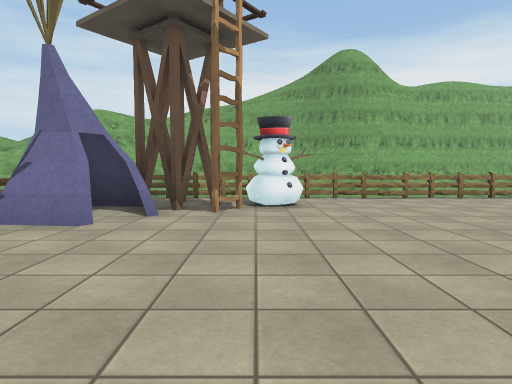
View 1 (above)

21 first-person views from a walk through a Unity game level. The camera is 1.3 m above the floor, tilts 4° down and sees 75° across. The floor is counted in squares, 2 m on a side. Each view is taken from the middle of a square. On the plan, view 1 faces up. The plan holds only what a view shows up to about 10 squares ahead; the rest is blank. The place goes on beyond the plan. The player character is not drawn. Some animated figures are not drawn. Some surface patterns are stand-ins.

View 2
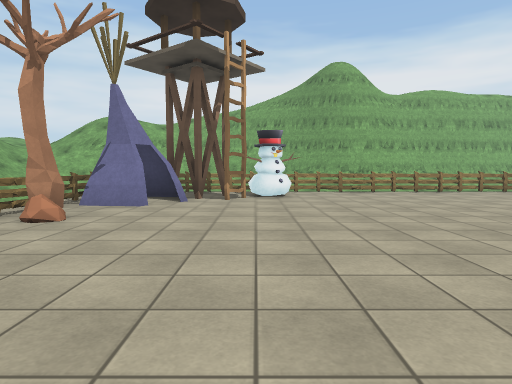

View 3
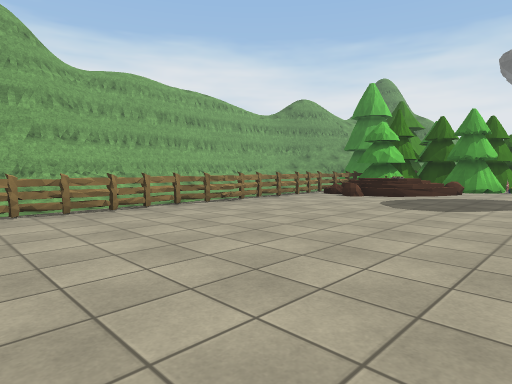

View 4
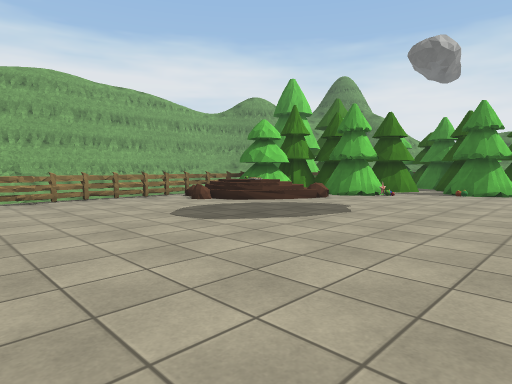

View 5
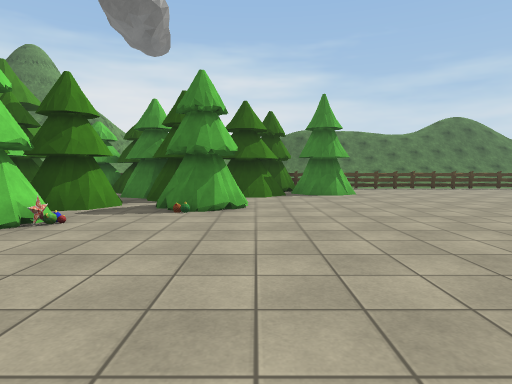

View 6
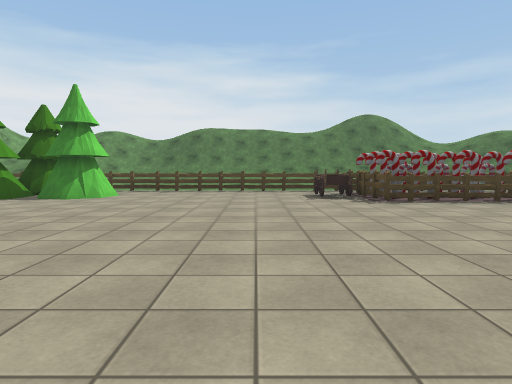

View 7
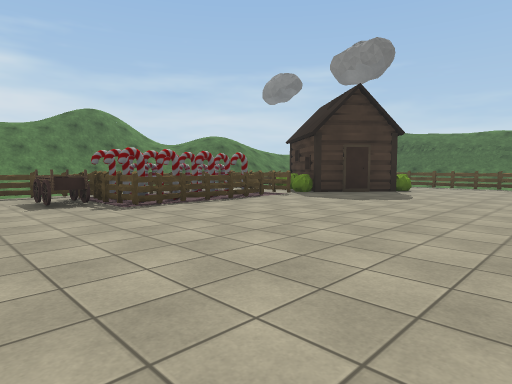

View 8
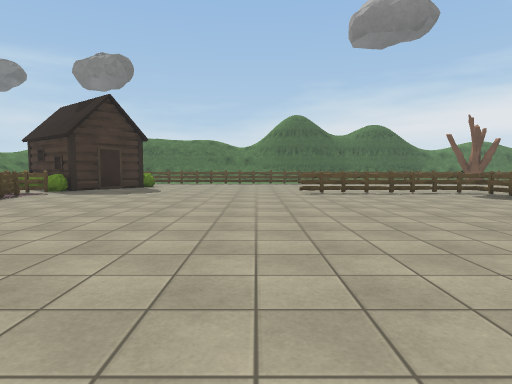

View 9
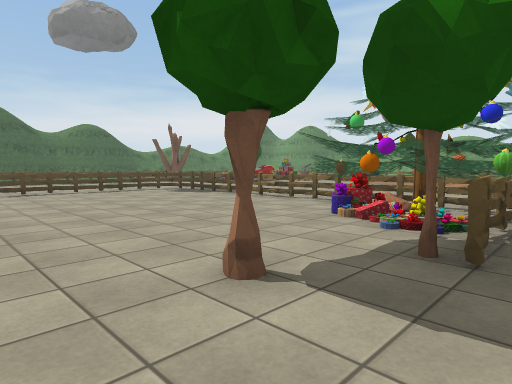

View 10
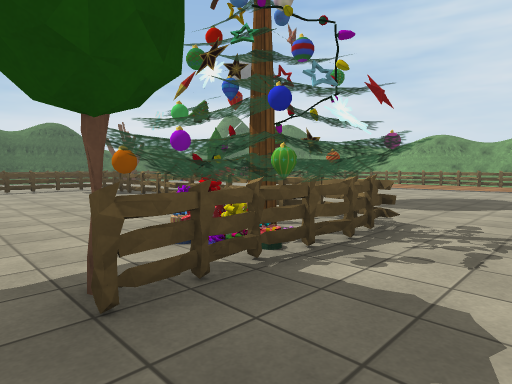

View 11
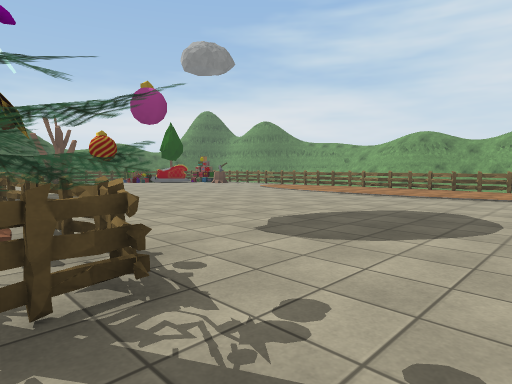

View 12
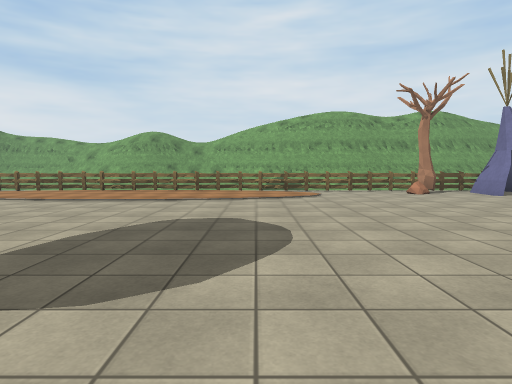

View 13
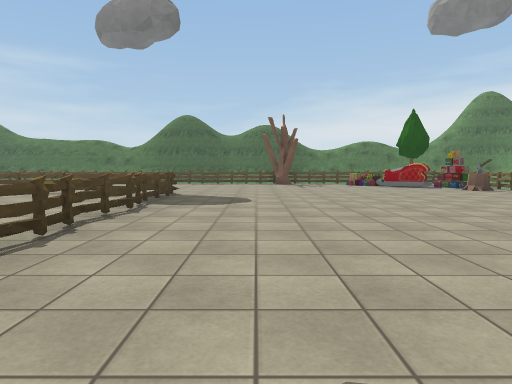

View 14
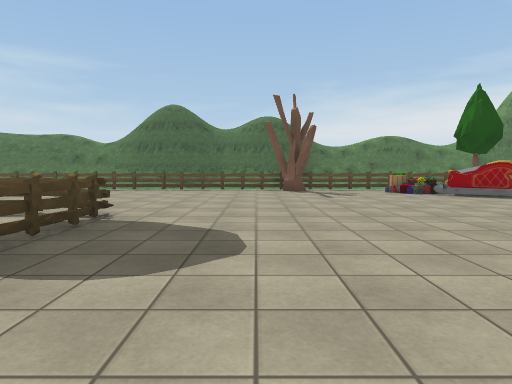

View 15
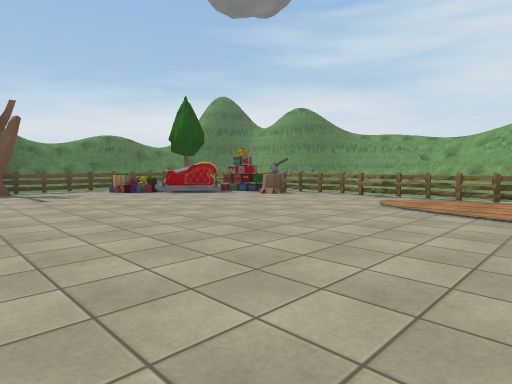

View 16
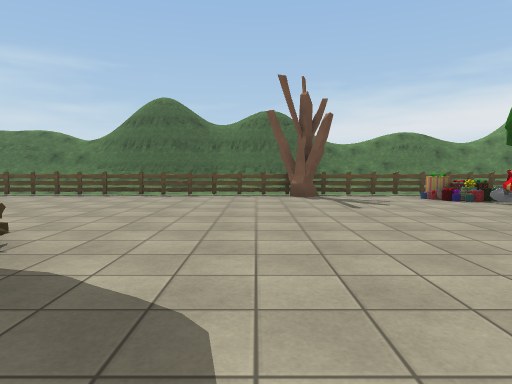

View 17
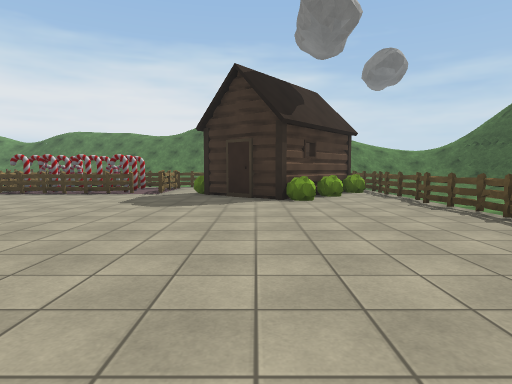

View 18
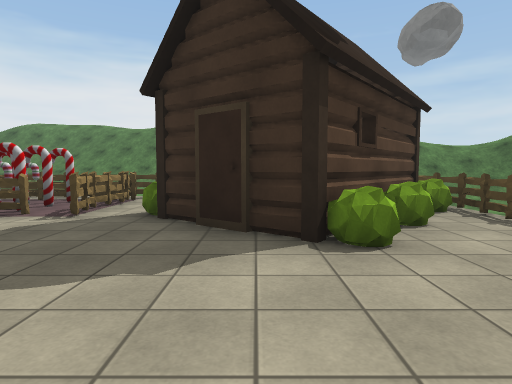

View 19
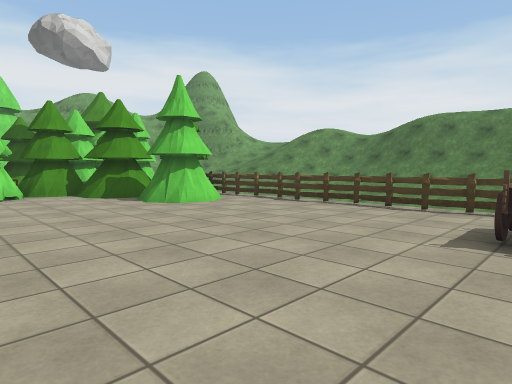

View 20
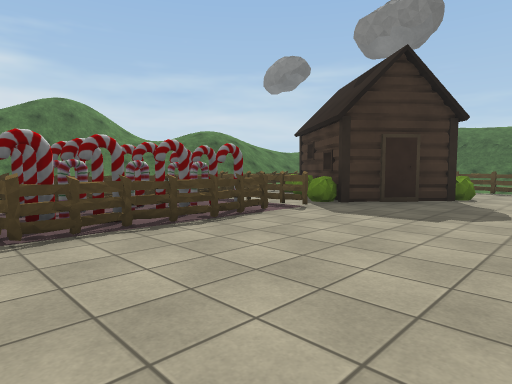

View 21
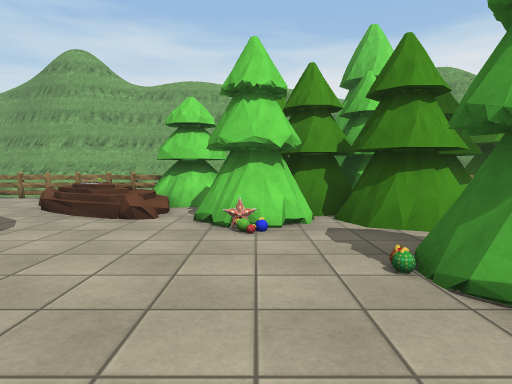

### Floor plan
Key: @ floor where view 1 was taken; # wall or solid block; . floor; / step, stairs or slope; = window, fence, low wall or low ledge; v drop or lower ground; F fence; T tent; W tower; R tree; S star; A wagon; B bush; H house; O other object.
Columns run from 4 left of view 1 to 21 right of it. Each row starts with its distance up from view 1.
 10             v           #
  9             v           #
  8   vv vvvvvv vv
  7  FF##..=.=.=.==##OO  O
  6  TWWO........./ OOOOOOOOO
  5 #TTW.........../ .OOO  OO
  4 #TT.............O/S.OOOOO
  3 #R...................OOOO
  2 #R.................OOOOOO#
  1 =.......  ............OOO
  0 =...@.... .............OO#
 -1 =.............. ......OO.=
 -2 v..........RR............=
 -3 v.........RRRRRR.........v
 -4 v.........RRRR...........=
 -5 v.........=RR............=
 -6 v.........=..............=
 -7 v.........=...........OA.v
 -8 v.........=...........OOO#
 -9 v.........=...........O#O#
-10 =.........=...........OOO#
-11 =.........=...........OOF#
-12 =.........======.......O#
-13 #O....................BO #
-14  OO..................HHOO#
-15   OO................BH  O
-16    O/................BHH
-17  FR#v=.R..=....=...=..B#

Positions as (right, up) in squares from view 1, and headings:
1: (0, 0), facing up
2: (0, -2), facing up
3: (3, 2), facing up-right
4: (6, 0), facing up-right
5: (10, 1), facing right
6: (11, -5), facing right
7: (12, -5), facing down-right
8: (12, -3), facing down
9: (12, -2), facing down-left
10: (10, -1), facing down-left
11: (7, -1), facing down-left
12: (6, -2), facing left
13: (4, -3), facing down
14: (4, -7), facing down
15: (4, -7), facing down-left
16: (4, -9), facing down
17: (9, -14), facing right
18: (13, -14), facing right
19: (15, -7), facing up-right
20: (14, -7), facing down-right
21: (14, 0), facing up
